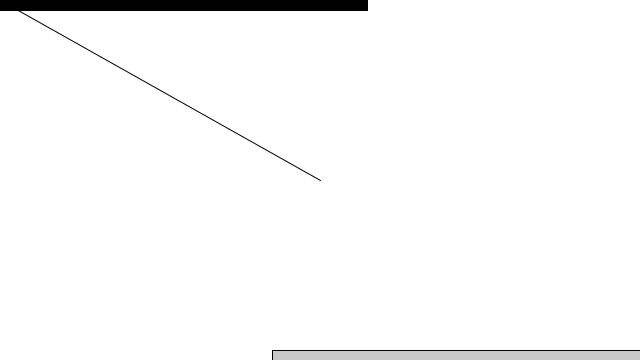
Frame 1 (no input)
Frame 60 (the mouse pressed at the canvas centre just before this capture): identical to frame 1, image omitted
Frame 120 (the mouse held since frame 60 and released just before this capture): blank canvas, image omitted

The Processing sketch that drew this single still picture (run headless with seeded random() and noise(); from frame 60 on, the mouse is pressed at the canvas centre):

// Processing sketch: example_1_5
// ── example_1_5.pde
void setup() {
  size(640,360);
}

void draw() {
  background(255);

  PVector mouse = new PVector(mouseX,mouseY);
  PVector center = new PVector(width/2,height/2);

  mouse.sub(center);

  float m = mouse.mag();
  fill(0);
  rect(0,0,m,10);

  float mr = mouse.mag() * -1;
  fill(200);
  rect(width,height-10,mr,10);

  translate(center.x,center.y);
  line(0,0,mouse.x,mouse.y);
}
